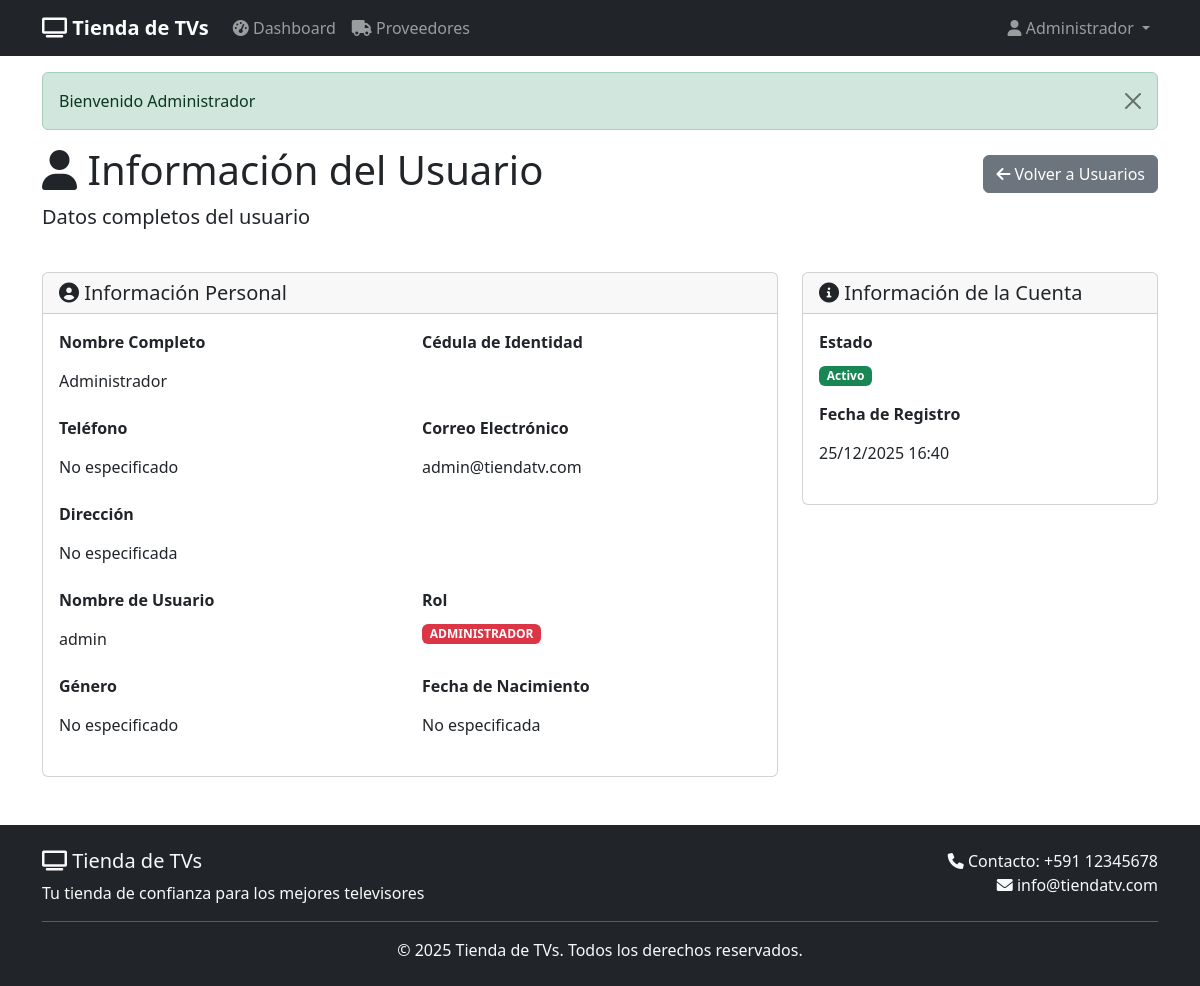
The app's page /?c=UsuariosController&a=ver&id=1 (signed in) with its own data.
### tables this page shows
CREATE TABLE usuario (
  id_usuario INT AUTO_INCREMENT PRIMARY KEY,
  nombre VARCHAR(100) NOT NULL,
  ci VARCHAR(20) UNIQUE,
  telefono VARCHAR(20),
  direccion VARCHAR(150),
  correo VARCHAR(100) UNIQUE,
  username VARCHAR(40) UNIQUE NOT NULL,
  password_hash VARCHAR(255) NOT NULL,
  rol ENUM('CLIENTE','ADMINISTRADOR') NOT NULL,
  fecha_nacimiento DATE,
  genero ENUM('M', 'F', 'OTRO'),
  ultimo_login DATETIME,
  avatar_url VARCHAR(255),
  estado TINYINT(1) DEFAULT 1,
  fecha_creacion DATETIME DEFAULT CURRENT_TIMESTAMP
);

### controllers/UsuariosController.php (called while the page is built, shortened)
<?php
require_once ROOT_CORE . '/Model.php';
require_once ROOT_CORE . '/../models/UsuarioModel.php';
class UsuariosController
{
    private $usuarioModel;
    public function __construct()
    {
        $this->usuarioModel = new UsuarioModel();
    }
    public function ver($id = null)
    {
        $id = $id ?? $_GET['id'];
        $usuario = $this->usuarioModel->getById($id);
        include ROOT_VIEW . '/usuarios/ver.php';
    }
}

### core/Conectar.php (called while the page is built, shortened)
<?php
class Conectar
{
    private $driver = "mysql";
    private $host = "127.0.0.1";
    private $port = "3306";
    private $user = "root";
    private $pass = "12345";
    private $database = "bd_televisor";
    public function conexionPDO()
    {
        $pdo = null;
        if ($this->driver == "mysql" || $this->driver == null) {
            try {
                $pdo = new PDO(
                    'mysql:host=' . $this->host . ';port=' . $this->port . ';dbname=' . $this->database . '',
                    $this->user,
                    $this->pass,
                    array(PDO::MYSQL_ATTR_INIT_COMMAND => "SET NAMES utf8")
                );
                $pdo->setAttribute(PDO::ATTR_ERRMODE, PDO::ERRMODE_EXCEPTION);
            } catch (\PDOException $e) {
                throw new \PDOException($e->getMessage(), (int) $e->getCode());
            }
        }
        return $pdo;
    }
}

### models/UsuarioModel.php (called while the page is built, shortened)
<?php
require_once ROOT_CORE . '/Model.php';
class UsuarioModel extends Model
{
    protected $table = 'usuario';
    public function getById($id)
    {
        $sql = "SELECT * FROM {$this->table} WHERE id_usuario = ? AND estado = 1";
        $stmt = $this->executeQuery($sql, [$id]);
        return $stmt ? $stmt->fetch(PDO::FETCH_ASSOC) : false;
    }
}

### core/Model.php (called while the page is built, shortened)
<?php
require_once 'Conectar.php';
class Model {
    protected $db;
    public function __construct() {
        $conectar = new Conectar();
        $this->db = $conectar->conexionPDO();
    }
    protected function executeQuery($sql, $params = []) {
        try {
            $stmt = $this->db->prepare($sql);
            $stmt->execute($params);
            return $stmt;
        } catch (PDOException $e) {
            error_log("Error en consulta: " . $e->getMessage());
            return false;
        }
    }
}
?>

### views/usuarios/ver.php (the view, shortened to what this page needs)
<?php
include __DIR__ . '/../layouts/header.php';
?>
<div class="row mb-4">
    <div class="col-12">
        <div class="d-flex justify-content-between align-items-center">
            <h1><i class="fas fa-user"></i> Información del Usuario</h1>
            <a href="<?php echo HTTP_BASE; ?>/?c=UsuariosController&a=index" class="btn btn-secondary">
                <i class="fas fa-arrow-left"></i> Volver a Usuarios
            </a>
        </div>
        <p class="lead">Datos completos del usuario</p>
    </div>
</div>
<div class="row">
    <div class="col-md-8">
        <div class="card">
            <div class="card-header">
                <h5 class="card-title mb-0">
                    <i class="fas fa-user-circle"></i> Información Personal
                </h5>
            </div>
            <div class="card-body">
                <div class="row">
                    <div class="col-md-6">
                        <div class="mb-3">
                            <label class="form-label fw-bold">Nombre Completo</label>
                            <p class="form-control-plaintext"><?php echo htmlspecialchars($usuario['nombre'] ?? ''); ?></p>
                        </div>
                    </div>
                    <div class="col-md-6">
                        <div class="mb-3">
                            <label class="form-label fw-bold">Cédula de Identidad</label>
                            <p class="form-control-plaintext"><?php echo htmlspecialchars($usuario['ci'] ?? ''); ?></p>
                        </div>
                    </div>
                </div>
                <div class="row">
                    <div class="col-md-6">
                        <div class="mb-3">
                            <label class="form-label fw-bold">Teléfono</label>
                            <p class="form-control-plaintext"><?php echo !empty($usuario['telefono']) ? htmlspecialchars($usuario['telefono']) : 'No especificado'; ?></p>
                        </div>
                    </div>
                    <div class="col-md-6">
                        <div class="mb-3">
                            <label class="form-label fw-bold">Correo Electrónico</label>
                            <p class="form-control-plaintext"><?php echo htmlspecialchars($usuario['correo'] ?? ''); ?></p>
                        </div>
                    </div>
                </div>
                <div class="mb-3">
                    <label class="form-label fw-bold">Dirección</label>
                    <p class="form-control-plaintext"><?php echo !empty($usuario['direccion']) ? htmlspecialchars($usuario['direccion']) : 'No especificada'; ?></p>
                </div>
                <div class="row">
                    <div class="col-md-6">
                        <div class="mb-3">
                            <label class="form-label fw-bold">Nombre de Usuario</label>
                            <p class="form-control-plaintext"><?php echo htmlspecialchars($usuario['username'] ?? ''); ?></p>
                        </div>
                    </div>
                    <div class="col-md-6">
                        <div class="mb-3">
                            <label class="form-label fw-bold">Rol</label>
                            <p>
                                <span class="badge bg-<?php echo $usuario['rol'] == 'ADMINISTRADOR' ? 'danger' : 'success'; ?>">
                                    <?php echo $usuario['rol']; ?>
                                </span>
                            </p>
                        </div>
                    </div>
                </div>
                <div class="row">
                    <div class="col-md-6">
                        <div class="mb-3">
                            <label class="form-label fw-bold">Género</label>
                            <p class="form-control-plaintext">
                                <?php
                                switch($usuario['genero'] ?? '') {
                                    default: echo 'No especificado';
                                }
                                ?>
                            </p>
                        </div>
                    </div>
                    <div class="col-md-6">
                        <div class="mb-3">
                            <label class="form-label fw-bold">Fecha de Nacimiento</label>
                            <p class="form-control-plaintext"><?php echo !empty($usuario['fecha_nacimiento']) ? date('d/m/Y', strtotime($usuario['fecha_nacimiento'])) : 'No especificada'; ?></p>
                        </div>
                    </div>
                </div>
            </div>
        </div>
    </div>
    <div class="col-md-4">
        <div class="card">
            <div class="card-header">
                <h5 class="card-title mb-0">
                    <i class="fas fa-info-circle"></i> Información de la Cuenta
                </h5>
            </div>
            <div class="card-body">
                <div class="mb-3">
                    <label class="form-label fw-bold">Estado</label>
                    <p>
                        <span class="badge bg-<?php echo $usuario['estado'] ? 'success' : 'danger'; ?>">
                            <?php echo $usuario['estado'] ? 'Activo' : 'Inactivo'; ?>
                        </span>
                    </p>
                </div>
                <div class="mb-3">
                    <label class="form-label fw-bold">Fecha de Registro</label>
                    <p class="form-control-plaintext"><?php echo date('d/m/Y H:i', strtotime($usuario['fecha_creacion'])); ?></p>
                </div>
            </div>
        </div>
    </div>
</div>
<?php include __DIR__ . '/../layouts/footer.php'; ?>

### views/layouts/header.php (style rules this page uses)
body { margin: 0; padding: 0; }

### records on screen
usuario: nombre "Administrador", correo "admin@tiendatv.com", username "admin", rol "ADMINISTRADOR", fecha_creacion "25/12/2025 16:40"

### other values on screen
$_SESSION['usuario']['nombre'] "Administrador"
$_SESSION['success'] "Bienvenido Administrador"
